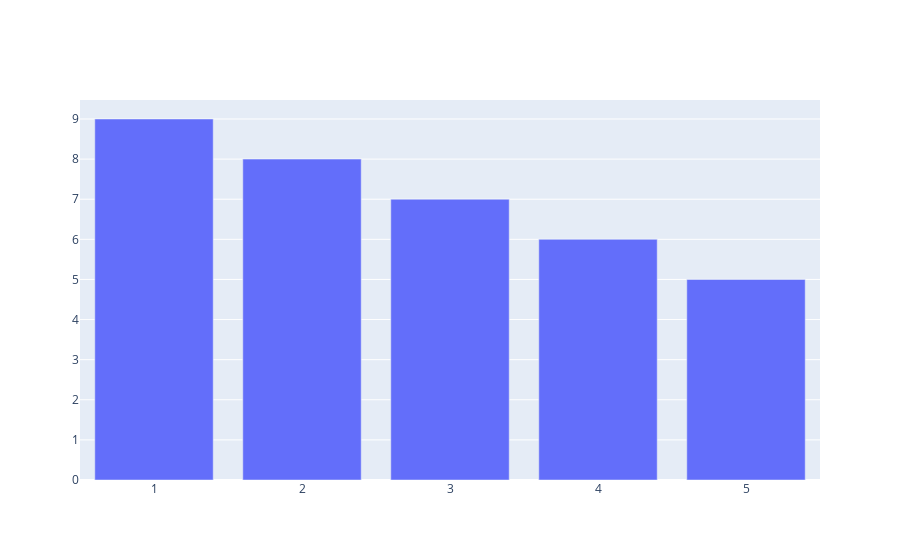

Notebook cell for this chart:
### Code cell
fig=go.Figure()
fig.add_trace(go.Bar(x=[1,2,3,4,5],y=[9,8,7,6,5]))

### Figure 1 — Plotly figure (JSON) as saved in the notebook; plotly's stock layout.template omitted (floating-point values rounded to 4 significant figures)
{"data": [{"type": "bar", "x": [1, 2, 3, 4, 5], "y": [9, 8, 7, 6, 5]}], "layout": {}}
